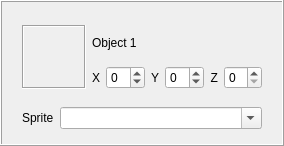
<?xml version="1.0" encoding="UTF-8"?>
<ui version="4.0">
 <class>ObjectPropertiesFrame</class>
 <widget class="QFrame" name="ObjectPropertiesFrame">
  <property name="geometry">
   <rect>
    <x>0</x>
    <y>0</y>
    <width>284</width>
    <height>146</height>
   </rect>
  </property>
  <property name="sizePolicy">
   <sizepolicy hsizetype="Preferred" vsizetype="Expanding">
    <horstretch>0</horstretch>
    <verstretch>0</verstretch>
   </sizepolicy>
  </property>
  <property name="minimumSize">
   <size>
    <width>284</width>
    <height>90</height>
   </size>
  </property>
  <property name="windowTitle">
   <string>Frame</string>
  </property>
  <property name="layoutDirection">
   <enum>Qt::LeftToRight</enum>
  </property>
  <property name="frameShape">
   <enum>QFrame::Box</enum>
  </property>
  <property name="frameShadow">
   <enum>QFrame::Raised</enum>
  </property>
  <property name="lineWidth">
   <number>1</number>
  </property>
  <layout class="QVBoxLayout" name="verticalLayout_2">
   <item>
    <widget class="QWidget" name="widget" native="true">
     <property name="sizePolicy">
      <sizepolicy hsizetype="Preferred" vsizetype="Fixed">
       <horstretch>0</horstretch>
       <verstretch>0</verstretch>
      </sizepolicy>
     </property>
     <layout class="QHBoxLayout" name="horizontalLayout_2">
      <item>
       <widget class="QLabel" name="label_spritePixmap">
        <property name="sizePolicy">
         <sizepolicy hsizetype="Fixed" vsizetype="Fixed">
          <horstretch>0</horstretch>
          <verstretch>0</verstretch>
         </sizepolicy>
        </property>
        <property name="minimumSize">
         <size>
          <width>64</width>
          <height>64</height>
         </size>
        </property>
        <property name="frameShape">
         <enum>QFrame::Box</enum>
        </property>
        <property name="frameShadow">
         <enum>QFrame::Sunken</enum>
        </property>
        <property name="text">
         <string/>
        </property>
        <property name="scaledContents">
         <bool>false</bool>
        </property>
        <property name="alignment">
         <set>Qt::AlignCenter</set>
        </property>
        <property name="indent">
         <number>-1</number>
        </property>
       </widget>
      </item>
      <item>
       <layout class="QVBoxLayout" name="verticalLayout">
        <item>
         <widget class="QLabel" name="label_name">
          <property name="text">
           <string>Object 1</string>
          </property>
         </widget>
        </item>
        <item>
         <layout class="QHBoxLayout" name="horizontalLayout">
          <item>
           <layout class="QHBoxLayout" name="x">
            <item>
             <widget class="QLabel" name="label_x">
              <property name="text">
               <string>X</string>
              </property>
              <property name="alignment">
               <set>Qt::AlignRight|Qt::AlignTrailing|Qt::AlignVCenter</set>
              </property>
             </widget>
            </item>
            <item>
             <widget class="QSpinBox" name="spinBox_x">
              <property name="minimum">
               <number>-32768</number>
              </property>
              <property name="maximum">
               <number>32767</number>
              </property>
             </widget>
            </item>
           </layout>
          </item>
          <item>
           <layout class="QHBoxLayout" name="y">
            <item>
             <widget class="QLabel" name="label_y">
              <property name="text">
               <string>Y</string>
              </property>
              <property name="alignment">
               <set>Qt::AlignRight|Qt::AlignTrailing|Qt::AlignVCenter</set>
              </property>
             </widget>
            </item>
            <item>
             <widget class="QSpinBox" name="spinBox_y">
              <property name="minimum">
               <number>-32768</number>
              </property>
              <property name="maximum">
               <number>32767</number>
              </property>
             </widget>
            </item>
           </layout>
          </item>
          <item>
           <layout class="QHBoxLayout" name="z">
            <item>
             <widget class="QLabel" name="label">
              <property name="text">
               <string>Z</string>
              </property>
              <property name="alignment">
               <set>Qt::AlignRight|Qt::AlignTrailing|Qt::AlignVCenter</set>
              </property>
             </widget>
            </item>
            <item>
             <widget class="QSpinBox" name="spinBox_z">
              <property name="maximum">
               <number>15</number>
              </property>
             </widget>
            </item>
           </layout>
          </item>
          <item>
           <spacer name="horizontalSpacer">
            <property name="orientation">
             <enum>Qt::Horizontal</enum>
            </property>
            <property name="sizeHint" stdset="0">
             <size>
              <width>40</width>
              <height>20</height>
             </size>
            </property>
           </spacer>
          </item>
         </layout>
        </item>
       </layout>
      </item>
     </layout>
    </widget>
   </item>
   <item>
    <widget class="QWidget" name="sprite" native="true">
     <property name="sizePolicy">
      <sizepolicy hsizetype="Preferred" vsizetype="Fixed">
       <horstretch>0</horstretch>
       <verstretch>0</verstretch>
      </sizepolicy>
     </property>
     <layout class="QFormLayout" name="formLayout_sprite">
      <property name="leftMargin">
       <number>9</number>
      </property>
      <property name="topMargin">
       <number>0</number>
      </property>
      <property name="bottomMargin">
       <number>0</number>
      </property>
      <item row="0" column="0">
       <widget class="QLabel" name="label_sprite">
        <property name="text">
         <string>Sprite</string>
        </property>
        <property name="buddy">
         <cstring>comboBox_sprite</cstring>
        </property>
       </widget>
      </item>
      <item row="0" column="1">
       <widget class="QComboBox" name="comboBox_sprite">
        <property name="enabled">
         <bool>true</bool>
        </property>
        <property name="sizePolicy">
         <sizepolicy hsizetype="MinimumExpanding" vsizetype="Fixed">
          <horstretch>0</horstretch>
          <verstretch>0</verstretch>
         </sizepolicy>
        </property>
        <property name="editable">
         <bool>true</bool>
        </property>
        <property name="currentText">
         <string/>
        </property>
        <property name="maxVisibleItems">
         <number>25</number>
        </property>
        <property name="sizeAdjustPolicy">
         <enum>QComboBox::AdjustToContentsOnFirstShow</enum>
        </property>
       </widget>
      </item>
     </layout>
    </widget>
   </item>
  </layout>
 </widget>
 <tabstops>
  <tabstop>spinBox_x</tabstop>
  <tabstop>spinBox_y</tabstop>
  <tabstop>spinBox_z</tabstop>
  <tabstop>comboBox_sprite</tabstop>
 </tabstops>
 <resources/>
 <connections/>
</ui>
